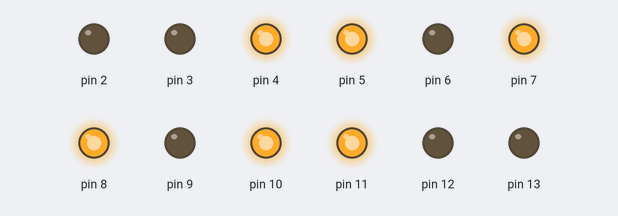
This sketch was run on a simulated Arduino Uno, built with avr-gcc and run on an emulated ATmega328P. On the bench: output pins drawn as LEDs (lit = HIGH).

Above: at 0.5 s.
At 1.5 s:
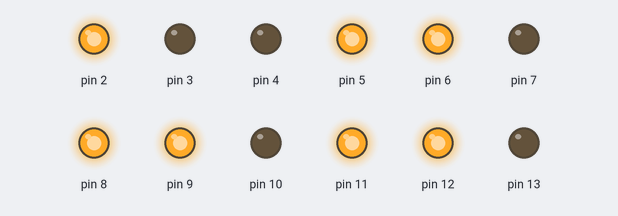
At 2.5 s:
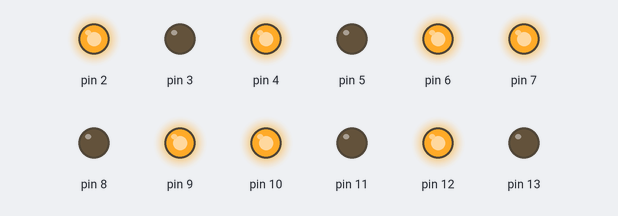
At 3.5 s:
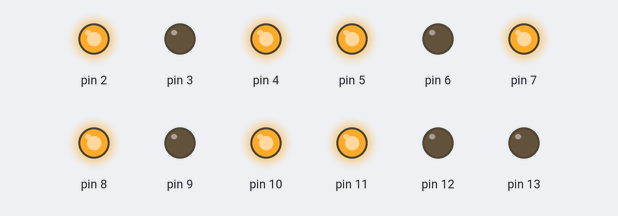
Timing chart, 0 to 5.2 s (numbered marks = the images above):
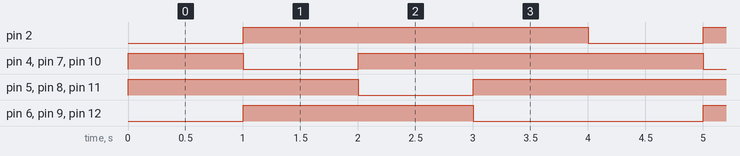

The sketch:

une_led_sur_trois.ino
```cpp
void setup() {
  int i;
  for(i=2;i<=13;i++)
  {
    pinMode(i,OUTPUT);
  }

}

void loop() {
  digitalWrite(2,LOW);
  digitalWrite(6,LOW);
  digitalWrite(9,LOW);
  digitalWrite(12,LOW);
  digitalWrite(4,HIGH);
  digitalWrite(5,HIGH);
  digitalWrite(7,HIGH);
  digitalWrite(8,HIGH);
  digitalWrite(10,HIGH);
  digitalWrite(11,HIGH);
  delay(1000);
  digitalWrite(4,LOW);
  digitalWrite(7,LOW);
  digitalWrite(10,LOW);
  digitalWrite(2,HIGH);
  digitalWrite(5,HIGH);
  digitalWrite(6,HIGH);
  digitalWrite(8,HIGH);
  digitalWrite(9,HIGH);
  digitalWrite(11,HIGH);
  digitalWrite(12,HIGH);
  delay(1000);
  digitalWrite(5,LOW);
  digitalWrite(8,LOW);
  digitalWrite(11,LOW);
  digitalWrite(2,HIGH);
  digitalWrite(4,HIGH);
  digitalWrite(6,HIGH);
  digitalWrite(7,HIGH);
  digitalWrite(9,HIGH);
  digitalWrite(10,HIGH);
  digitalWrite(12,HIGH);
  delay(1000);
  digitalWrite(6,LOW);
  digitalWrite(9,LOW);
  digitalWrite(12,LOW);
  digitalWrite(2,HIGH);
  digitalWrite(4,HIGH);
  digitalWrite(5,HIGH);
  digitalWrite(7,HIGH);
  digitalWrite(8,HIGH);
  digitalWrite(10,HIGH);
  digitalWrite(11,HIGH);
  delay(1000);


}
```

Measured:
- by itself, pin 2: alternates HIGH for 3.0 s and LOW for 1.0 s
- by itself, pin 4, pin 5, pin 7, pin 8, pin 10, pin 11: repeats every 4.0 s: LOW 1.0 s, HIGH 3.0 s
- by itself, pin 6, pin 9, pin 12: alternates HIGH for 2.0 s and LOW for 2.0 s
